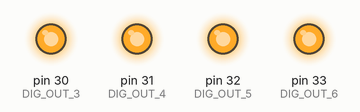
Recording of a sketch running on a simulated Arduino Mega 2560, built with avr-gcc and run on an emulated ATmega2560. Shown: output pins drawn as LEDs (lit = HIGH).

Above: at 0.1 s.
Timing chart, 0 to 1.6 s (numbered marks = the images above):
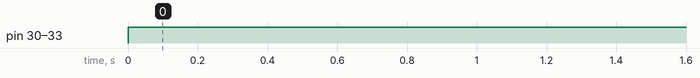

Measured:
- by itself, pin 30 (DIG_OUT_3), pin 31 (DIG_OUT_4), pin 32 (DIG_OUT_5), pin 33 (DIG_OUT_6): LOW → HIGH at 0.00 s

The sketch:

InputDC.ino
```cpp
// DIG_IN_1 = PL1 = DigitalPin 48
// DIG_IN_2 = PL0 = DigitalPin 49
// DIG_IN_3 = PG4
// DIG_IN_4 = PG3
// DIG_IN_5 = PH7
// DIG_IN_6 = PB7 = DigitalPin 13

#define DIG_IN_1 48
#define DIG_IN_2 49
#define DIG_IN_6 13

void setup() {
  pinMode(DIG_IN_1, INPUT);
  pinMode(DIG_IN_2, INPUT);
  DDRG &= ~(DDG4); // SET DIG_IN_3 = PG4 como entrada.
  DDRG &= ~(DDG3); // SET DIG_IN_4 = PG3 como entrada.
  DDRH &= ~(DDH7); // SET DIG_IN_5 = PH7 como entrada.
  pinMode(DIG_IN_6, INPUT);

  pinMode(30, OUTPUT); //DIG_OUT_3
  pinMode(31, OUTPUT); //DIG_OUT_4
  pinMode(32, OUTPUT); //DIG_OUT_5
  pinMode(33, OUTPUT); //DIG_OUT_6
}

void loop() {

  if (!(PING & (1<<PING3))){
    digitalWrite(30, HIGH);
    digitalWrite(31, HIGH);
    digitalWrite(32, HIGH);
    digitalWrite(33, HIGH);
  } else {
    digitalWrite(30, LOW);
    digitalWrite(31, LOW);
    digitalWrite(32, LOW);
    digitalWrite(33, LOW);
  }
}
```
